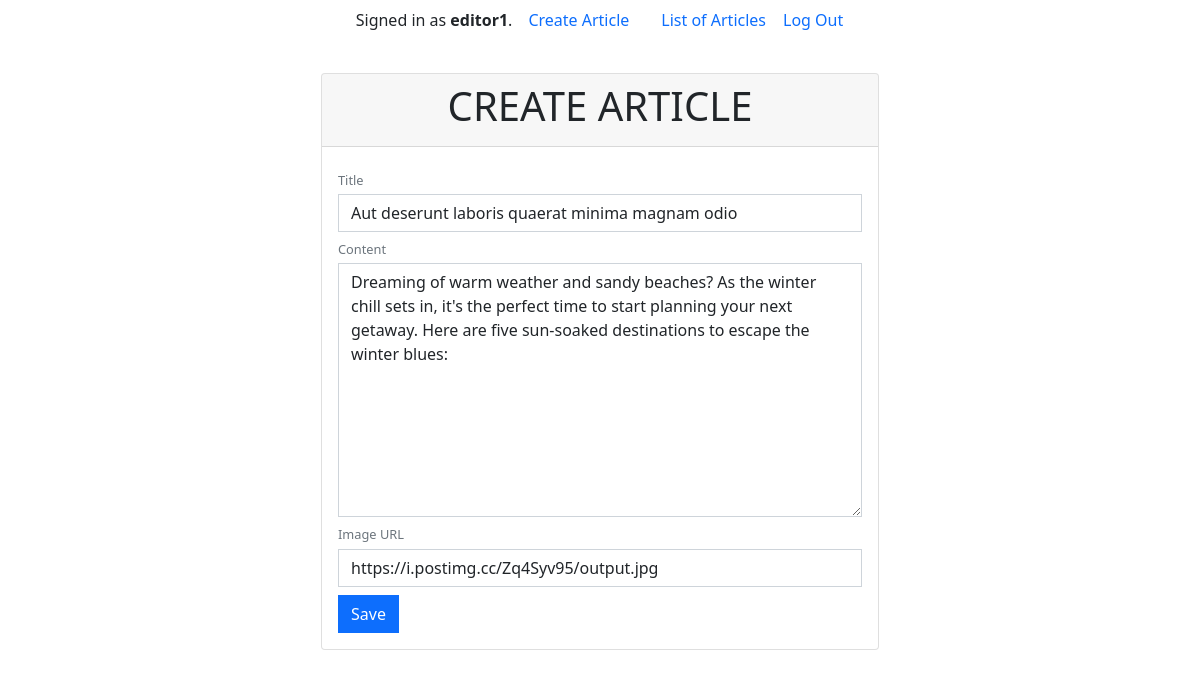
Page /article/edit/5/ (signed in) on the committed database.
### news/models.py (models this page shows)
class User(AbstractUser):
    is_editor = models.BooleanField(default=False)
    is_reader = models.BooleanField(default=True)
    groups = models.ManyToManyField(
        Group,
        related_name='news_user_set',  # Add this line
        blank=True,
        help_text='The groups this user belongs to.',
        verbose_name='groups',
    )
    user_permissions = models.ManyToManyField(
        Permission,
        related_name='news_user_permissions_set',  # Add this line
        blank=True,
        help_text='Specific permissions for this user.',
        verbose_name='user permissions',
    )

class Article(models.Model):
    title = models.CharField(max_length=200)
    content = models.TextField()
    author = models.ForeignKey(User, on_delete=models.CASCADE)
    image_url = models.URLField(max_length=200, blank=True)
    created_at = models.DateTimeField(auto_now_add=True)
    updated_at = models.DateTimeField(auto_now=True)

### news/views.py (the view)
# urls.py: path('article/edit/<int:id>/', views.article_edit, name='article_edit'),
@login_required(login_url='/user_management/login/')
def article_edit(request, id):
    article = get_object_or_404(Article, id=id)
    if request.method == 'POST':
        form = ArticleForm(request.POST, instance=article)
        if form.is_valid():
            form.save()
            return redirect('news:article_detail', id=id)
    else:
        form = ArticleForm(instance=article)
    return render(request, 'news/article_form.html', {'form': form})

### news/forms.py
class ArticleForm(forms.ModelForm):
    class Meta:
        model = Article
        fields = ['title', 'content', 'image_url']

### user_management/templatetags/form_tags.py (called while the page is built)
@register.filter(name='add_class')
def add_class(field, css_class):
    if not hasattr(field, 'as_widget'):
        return field
    return field.as_widget(attrs={"class": css_class})

@register.filter(name='add_attrs')
def add_attrs(field, attrs):
    if not hasattr(field, 'as_widget'):
        return field
    attrs_dict = {}
    definitions = attrs.split(',')
    for definition in definitions:
        key, value = definition.split(':')
        attrs_dict[key.strip()] = value.strip()
    if 'type' in attrs_dict and attrs_dict['type'] == 'textarea':
        return field.as_widget(widget=Textarea(attrs=attrs_dict))
    return field.as_widget(attrs=attrs_dict)

### news/templates/news/article_form.html (shortened to what this page needs)
{% extends "news/layout.html" %}
{% load form_tags %}
{% load static %}
{% block body %}
    <div class="card w-50">
        <div class="card-header">
          <h1 class="text-center text-uppercase">
            Create Article
          </h1>
        </div>
        <div class="card-body">
          <form method="post" autocomplete="off">
              <div class="form-group">
                <label for="title" class="mt-2 mb-1 text-secondary text-sm">
                  Title
                </label>
                {{ form.title|add_attrs:"class:form-control rounded-0, autocomplete:off" }}
              </div>
              <div class="form-group">
                <label for="content" class="mt-2 mb-1 text-secondary text-sm">
                    Content
                </label>
                {{ form.content|add_attrs:"class:form-control rounded-0, type:textarea" }}
              </div>
              <div class="form-group">
                <label for="image_url" class="mt-2 mb-1 text-secondary text-sm">
                  Image URL
                </label>
                {{ form.image_url|add_class:"form-control rounded-0" }}
              </div>
              <div class="form-group">
                <button type="submit" class="btn btn-primary rounded-0 mt-2">
                  Save
                </button>
              </div>
            </form>
        </div>
      </div>
{% endblock %}

### news/templates/news/layout.html (shortened to what this page needs)
{% load static %}
<!DOCTYPE html>
<html lang="en">
    <head>
        <link href="https://cdn.jsdelivr.net/npm/bootstrap@5.0.2/dist/css/bootstrap.min.css" rel="stylesheet">
        <link rel="stylesheet" href="https://cdn.jsdelivr.net/npm/bootstrap-icons@1.11.3/font/bootstrap-icons.min.css">
        <link rel="stylesheet" href="{% static 'news/styles.css' %}">
    </head>
    <body>
        <div class="container min-vh-100 d-flex align-items-center flex-column">
            <ul class="nav">
                <li class="nav-item my-auto">
                    {% if user.is_authenticated %}
                        Signed in as <strong>{{ user.username }}</strong>.
                    {% else %}
                        Not signed in.
                    {% endif %}
                </li>
                {% if user.is_authenticated %}
                    {% if user.is_superuser %}
                        <li class="nav-item my-auto">
                            <a class="nav-link" href="{% url 'management:user_list' %}">User List</a>
                        </li>
                        <li class="nav-item my-auto">
                            <a class="nav-link" href="{% url 'management:user_create' %}">Create User</a>
                        </li>
                    {% elif user.is_editor %}
                        <li class="nav-item my-auto">
                            <a class="nav-link" href="{% url 'news:article_create' %}">Create Article</a>
                        </li>
                        <li class="nav-item my-auto">
                            <a class="nav-link" href="/">List of Articles</a>
                        </li>
                    {% endif %}
                    <li class="nav-item my-auto">
                        <form method="post" action="{% url 'news:logout' %}">
                            <button type="submit" class="btn btn-link nav-link" style="padding: 0;">Log Out</button>
                        </form>
                    </li>
            {% endif %}
            </ul>
            <div class="body position-relative h-100 contents">
                {% block body %}
                {% endblock %}
            </div>
        </div>
    </body>
</html>

### news/static/news/styles.css (style rules this page uses)
.contents { display: contents; }
.text-sm { font-size: 0.8rem; }

### rows in the picture
User: username "editor1"
Article: title "Aut deserunt laboris quaerat minima magnam odio", content "Dreaming of warm weather and sandy beaches? As the winter chill sets in, it's the perfect time to start planning your next getaway. Here are five sun-soaked destinations to escape the winter blues:", image_url "https://i.postimg.cc/Zq4Syv95/output.jpg"
